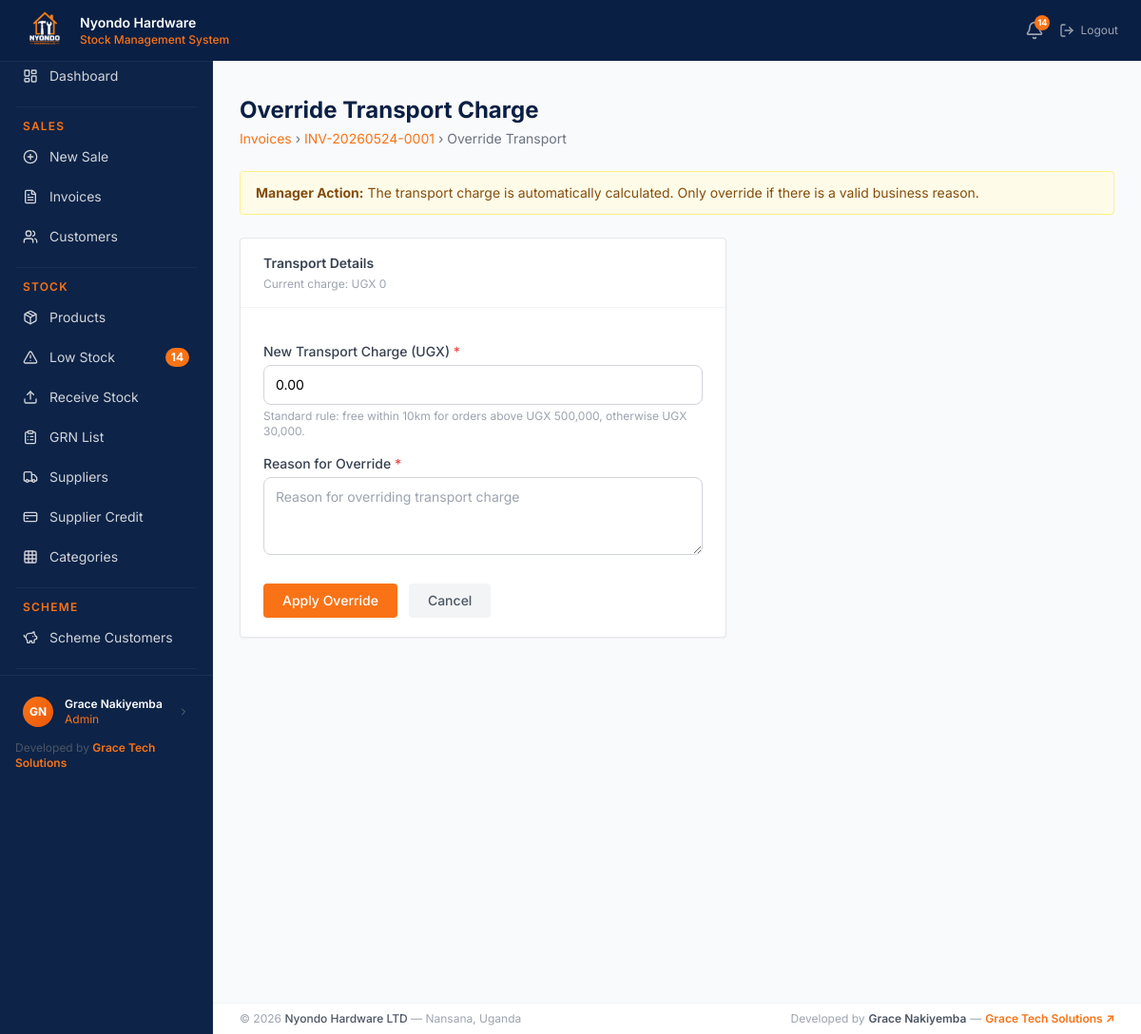
The page /sales/invoices/1/transport/ (signed in) on the database its author committed.
### users/models.py (models this page shows, shortened)
class UserProfile(models.Model):
    ROLE_CHOICES = [
        ('sales_attendant', 'Sales Attendant'),
        ('store_manager',   'Store Manager'),
        ('admin',           'Admin'),
    ]
    user       = models.OneToOneField(User, on_delete=models.CASCADE)
    role       = models.CharField(max_length=20, choices=ROLE_CHOICES, default='sales_attendant')
    phone      = models.CharField(max_length=20)
    avatar     = models.ImageField(upload_to='avatars/', blank=True, null=True)
    is_active  = models.BooleanField(default=True)
    created_at = models.DateTimeField(auto_now_add=True)

### sales/models.py (models this page shows, shortened)
class Invoice(models.Model):
    PAYMENT_METHOD_CHOICES = [
        ('cash',          'Cash'),
        ('mobile_money',  'Mobile Money'),
        ('bank_transfer', 'Bank Transfer'),
        ('cheque',        'Cheque'),
        ('scheme',        'Scheme'),
    ]
    PAYMENT_STATUS_CHOICES = [
        ('paid',    'Paid'),
        ('credit',  'Credit'),
        ('partial', 'Partial'),
    ]
    CUSTOMER_TYPE_CHOICES = [
        ('retail',    'Retail'),
        ('wholesale', 'Wholesale'),
        ('walk_in',   'Walk In'),
    ]
    invoice_number = models.CharField(max_length=50, unique=True, blank=True)
    customer       = models.ForeignKey(Customer, null=True, blank=True,
                        on_delete=models.PROTECT)
    customer_name  = models.CharField(max_length=100, blank=True)
    customer_type  = models.CharField(max_length=20, choices=CUSTOMER_TYPE_CHOICES,
                        default='retail')
    payment_method = models.CharField(max_length=20, choices=PAYMENT_METHOD_CHOICES)
    payment_status = models.CharField(max_length=20, choices=PAYMENT_STATUS_CHOICES,
                        default='paid')
    transport_charge = models.DecimalField(max_digits=12, decimal_places=2, default=0)
    subtotal       = models.DecimalField(max_digits=12, decimal_places=2, default=0)
    total          = models.DecimalField(max_digits=12, decimal_places=2, default=0)
    amount_paid    = models.DecimalField(max_digits=12, decimal_places=2, default=0)
    balance        = models.DecimalField(max_digits=12, decimal_places=2, default=0)
    sale_date      = models.DateField(auto_now_add=True)
    notes          = models.TextField(blank=True)
    served_by      = models.ForeignKey(User, on_delete=models.PROTECT)
    is_cancelled   = models.BooleanField(default=False)
    created_at     = models.DateTimeField(auto_now_add=True)

### users/decorators.py (the view)
    def wrapper(request, *args, **kwargs):
        if not request.user.is_authenticated:
            return redirect('users:login')
        if not hasattr(request.user, 'userprofile'):
            raise PermissionDenied
        if request.user.userprofile.role not in ['store_manager', 'admin']:
            raise PermissionDenied
        return view_func(request, *args, **kwargs)

### templates/sales/invoice_transport.html (shortened to what this page needs)
{% extends 'base.html' %}
{% block content %}
<div class="mb-6">
    <h1 class="text-2xl font-bold" style="color: #0a1f44;">Override Transport Charge</h1>
    <p class="text-sm text-gray-500 mt-1">
        <a href="{% url 'sales:invoice-list' %}" class="hover:underline" style="color: #f97316;">
            Invoices
        </a>
        &rsaquo;
        <a href="{% url 'sales:invoice-detail' invoice.pk %}" class="hover:underline" style="color: #f97316;">
            {{ invoice.invoice_number }}
        </a>
        &rsaquo; Override Transport
    </p>
</div>
<div class="bg-yellow-50 border border-yellow-200 rounded px-4 py-3 mb-6 text-sm text-yellow-800">
    <strong>Manager Action:</strong> The transport charge is automatically calculated.
    Only override if there is a valid business reason.
</div>
<div class="bg-white rounded shadow-sm border border-gray-200 max-w-lg">
    <div class="px-6 py-4 border-b border-gray-100">
        <h2 class="text-sm font-semibold text-gray-700">Transport Details</h2>
        <p class="text-xs text-gray-400 mt-1">
            Current charge: UGX {{ invoice.transport_charge|floatformat:0 }}
        </p>
    </div>
    <form method="POST" class="px-6 py-5 space-y-4">
        <div>
            <label class="block text-sm font-medium text-gray-700 mb-1">
                New Transport Charge (UGX) <span class="text-red-500">*</span>
            </label>
            {{ form.transport_charge }}
            <p class="text-xs text-gray-400 mt-1">
                Standard rule: free within 10km for orders above UGX 500,000,
                otherwise UGX 30,000.
            </p>
        </div>
        <div>
            <label class="block text-sm font-medium text-gray-700 mb-1">
                Reason for Override <span class="text-red-500">*</span>
            </label>
            {{ form.reason }}
        </div>
        <div class="flex gap-3 pt-2">
            <button type="submit"
                    class="px-5 py-2 text-sm font-medium text-white rounded transition"
                    style="background-color: #f97316;">
                Apply Override
            </button>
            <a href="{% url 'sales:invoice-detail' invoice.pk %}"
               class="px-5 py-2 text-sm font-medium text-gray-600 bg-gray-100 rounded hover:bg-gray-200 transition">
                Cancel
            </a>
        </div>
    </form>
</div>
{% endblock %}

### templates/base.html (shortened to what this page needs)
{% load static %}
<!doctype html>
<html lang="en">
  <head>
    <script src="https://cdn.tailwindcss.com"></script>
  </head>
  <body class="bg-gray-50">cd
    <nav
      class="fixed top-0 left-0 right-0 z-50 flex items-center justify-between px-6 py-2"
      style="
        background-color: #0a1f44;
        box-shadow: 0 1px 0 rgba(255, 255, 255, 0.05);
      "
    >
      <div class="flex items-center gap-3">
        <div
          class="w-12 h-12 rounded-lg overflow-hidden flex items-center justify-center"
        >
          <img
            src="{% static 'images/logo.png' %}"
            alt="Logo"
            class="w-full h-full object-cover"
          />
        </div>
        <div class="leading-tight">
          <p class="text-white font-semibold text-sm">Nyondo Hardware</p>
          <p class="text-xs font-medium" style="color: #f97316">
            Stock Management System
          </p>
        </div>
      </div>
      <div class="flex items-center gap-4">
        {% if user.is_authenticated %}
        <a
          href="{% url 'stock:low-stock' %}"
          class="relative text-gray-400 hover:text-white transition"
        >
          <i data-lucide="bell" class="w-5 h-5"></i>
          {% if low_stock_count > 0 %}
          <span
            class="absolute -top-1.5 -right-1.5 w-4 h-4 rounded-full flex items-center justify-center font-bold"
            style="background-color: #f97316; color: white; font-size: 9px"
          >
            {{ low_stock_count }}
          </span>
          {% endif %}
        </a>
        <a
          href="{% url 'users:logout' %}"
          class="flex items-center gap-1.5 text-gray-400 hover:text-red-400 text-sm transition"
        >
          <i data-lucide="log-out" class="w-4 h-4"></i>
          <span class="text-xs">Logout</span>
        </a>
        {% else %}
        <a
          href="{% url 'users:login' %}"
          class="text-gray-300 hover:text-white text-sm transition"
          >Login</a
        >
        {% endif %}
      </div>
    </nav>
    <div class="flex pt-12 min-h-screen">
      <aside
        class="fixed top-12 left-0 bottom-0 w-56 flex flex-col"
        style="
          background-color: #0d2347;
          border-right: 1px solid rgba(255, 255, 255, 0.05);
        "
      >
        <div class="sidebar-wrap px-2 py-3">
          <a
            href="{% url 'dashboard:home' %}"
            class="sidebar-link flex items-center gap-3 px-4 py-2.5 text-gray-300 hover:text-white text-sm rounded-lg mb-0.5"
          >
            <i data-lucide="layout-dashboard" class="w-4 h-4 shrink-0"></i>
            <span>Dashboard</span>
          </a>
          {% if user.is_authenticated %} {% with role=user.userprofile.role %}
          {% if role == 'admin' %}
          <div class="mx-2 my-3 border-t border-white border-opacity-5"></div>
          <p
            class="px-4 pb-1 text-xs font-semibold uppercase tracking-widest"
            style="color: #f97316"
          >
            Sales
          </p>
          <a
            href="{% url 'sales:invoice-create' %}"
            class="sidebar-link flex items-center gap-3 px-4 py-2.5 text-gray-300 hover:text-white text-sm rounded-lg mb-0.5"
          >
            <i data-lucide="plus-circle" class="w-4 h-4 shrink-0"></i
            ><span>New Sale</span>
          </a>
          <a
            href="{% url 'sales:invoice-list' %}"
            class="sidebar-link flex items-center gap-3 px-4 py-2.5 text-gray-300 hover:text-white text-sm rounded-lg mb-0.5"
          >
            <i data-lucide="file-text" class="w-4 h-4 shrink-0"></i
            ><span>Invoices</span>
          </a>
          <a
            href="{% url 'sales:customer-list' %}"
            class="sidebar-link flex items-center gap-3 px-4 py-2.5 text-gray-300 hover:text-white text-sm rounded-lg mb-0.5"
          >
            <i data-lucide="users" class="w-4 h-4 shrink-0"></i
            ><span>Customers</span>
          </a>
          <div class="mx-2 my-3 border-t border-white border-opacity-5"></div>
          <p
            class="px-4 pb-1 text-xs font-semibold uppercase tracking-widest"
            style="color: #f97316"
          >
            Stock
          </p>
          <a
            href="{% url 'stock:product-list' %}"
            class="sidebar-link flex items-center gap-3 px-4 py-2.5 text-gray-300 hover:text-white text-sm rounded-lg mb-0.5"
          >
            <i data-lucide="package" class="w-4 h-4 shrink-0"></i
            ><span>Products</span>
          </a>
          <a
            href="{% url 'stock:low-stock' %}"
            class="sidebar-link flex items-center gap-3 px-4 py-2.5 text-gray-300 hover:text-white text-sm rounded-lg mb-0.5"
          >
            <i data-lucide="alert-triangle" class="w-4 h-4 shrink-0"></i>
            <span>Low Stock</span>
            {% if low_stock_count > 0 %}
            <span
              class="ml-auto text-xs px-1.5 py-0.5 rounded-full font-bold"
              style="background-color: #f97316; color: white"
              >{{ low_stock_count }}</span
            >
            {% endif %}
          </a>
          <a
            href="{% url 'stock:receipt-create' %}"
            class="sidebar-link flex items-center gap-3 px-4 py-2.5 text-gray-300 hover:text-white text-sm rounded-lg mb-0.5"
          >
            <i data-lucide="upload" class="w-4 h-4 shrink-0"></i
            ><span>Receive Stock</span>
          </a>
          <a
            href="{% url 'stock:receipt-list' %}"
            class="sidebar-link flex items-center gap-3 px-4 py-2.5 text-gray-300 hover:text-white text-sm rounded-lg mb-0.5"
          >
            <i data-lucide="clipboard-list" class="w-4 h-4 shrink-0"></i
            ><span>GRN List</span>
          </a>
          <a
            href="{% url 'stock:supplier-list' %}"
            class="sidebar-link flex items-center gap-3 px-4 py-2.5 text-gray-300 hover:text-white text-sm rounded-lg mb-0.5"
          >
            <i data-lucide="truck" class="w-4 h-4 shrink-0"></i
            ><span>Suppliers</span>
          </a>
          <a
            href="{% url 'stock:credit-list' %}"
            class="sidebar-link flex items-center gap-3 px-4 py-2.5 text-gray-300 hover:text-white text-sm rounded-lg mb-0.5"
          >
            <i data-lucide="credit-card" class="w-4 h-4 shrink-0"></i
            ><span>Supplier Credit</span>
          </a>
          <a
            href="{% url 'stock:category-list' %}"
            class="sidebar-link flex items-center gap-3 px-4 py-2.5 text-gray-300 hover:text-white text-sm rounded-lg mb-0.5"
          >
            <i data-lucide="grid" class="w-4 h-4 shrink-0"></i
            ><span>Categories</span>
          </a>
          <div class="mx-2 my-3 border-t border-white border-opacity-5"></div>
          <p
            class="px-4 pb-1 text-xs font-semibold uppercase tracking-widest"
            style="color: #f97316"
          >
            Scheme
          </p>
          <a
            href="{% url 'scheme:customer-list' %}"
            class="sidebar-link flex items-center gap-3 px-4 py-2.5 text-gray-300 hover:text-white text-sm rounded-lg mb-0.5"
          >
            <i data-lucide="piggy-bank" class="w-4 h-4 shrink-0"></i
            ><span>Scheme Customers</span>
          </a>
          <div class="mx-2 my-3 border-t border-white border-opacity-5"></div>
          {% endif %} {% endwith %} {% endif %}
        </div>
        {% if user.is_authenticated %}
        <div
          class="px-3 py-3 border-t shrink-0"
          style="border-color: rgba(255, 255, 255, 0.06)"
        >
          <a
            href="{% url 'users:profile' %}"
            class="flex items-center gap-3 rounded-lg px-3 py-2.5 hover:bg-white hover:bg-opacity-5 transition"
          >
            {% if user.userprofile.avatar %}
            <img
              src="{{ user.userprofile.avatar.url }}"
              class="w-8 h-8 rounded-full object-cover shrink-0 border-2"
              style="border-color: #f97316"
            />
            {% else %}
            <div
              class="w-8 h-8 rounded-full flex items-center justify-center text-xs font-bold shrink-0"
              style="
                background: linear-gradient(135deg, #f97316, #ea580c);
                color: white;
              "
            >
              {{ user.first_name|first|upper }}{{ user.last_name|first|upper }}
            </div>
            {% endif %}
            <div class="min-w-0">
              <p class="text-white text-xs font-semibold truncate">
                {{ user.get_full_name }}
              </p>
              <p class="text-xs truncate" style="color: #f97316">
                {{ user.userprofile.get_role_display }}
              </p>
            </div>
            <i
              data-lucide="chevron-right"
              class="w-3 h-3 text-gray-500 ml-auto shrink-0"
            ></i>
          </a>
          <div class="mt-1 px-1">
            <p class="text-xs text-gray-600">
              Developed by
              <a
                href="https://gracetechsolutions.netlify.app/"
                target="_blank"
                class="font-semibold hover:underline"
                style="color: #f97316"
              >
                Grace Tech Solutions
              </a>
            </p>
          </div>
        </div>
        {% endif %}
      </aside>
      <main class="ml-56 flex-1 p-7 pb-16 min-h-screen">
         {% block content %}{% endblock %}
      </main>
    </div>
    <footer
      class="fixed bottom-0 left-56 right-0 px-7 py-2 bg-white border-t border-gray-100"
      style="z-index: 30"
    >
      <div class="flex items-center justify-between">
        <p class="text-xs text-gray-400">
          &copy; 2026
          <span class="font-medium text-gray-600">Nyondo Hardware LTD</span>
          &mdash; Nansana, Uganda
        </p>
        <div class="flex items-center gap-1 text-xs text-gray-400">
          <span>Developed by</span>
          <span class="font-semibold text-gray-600">Grace Nakiyemba</span>
          <span>&mdash;</span>
          <a
            href="https://gracetechsolutions.netlify.app/"
            target="_blank"
            class="font-semibold hover:underline"
            style="color: #f97316"
          >
            Grace Tech Solutions ↗
          </a>
        </div>
      </div>
    </footer>
  </body>
</html>

### rows shown on the page
Invoice: invoice_number "INV-20260524-0001", transport_charge "0", transport_charge "0.00"

### other values the page prints
{{ low_stock_count }} "14"
{{ user.first_name|first|upper }} "G"
{{ user.last_name|first|upper }} "N"
{{ user.get_full_name }} "Grace Nakiyemba"
{{ user.userprofile.get_role_display }} "Admin"
